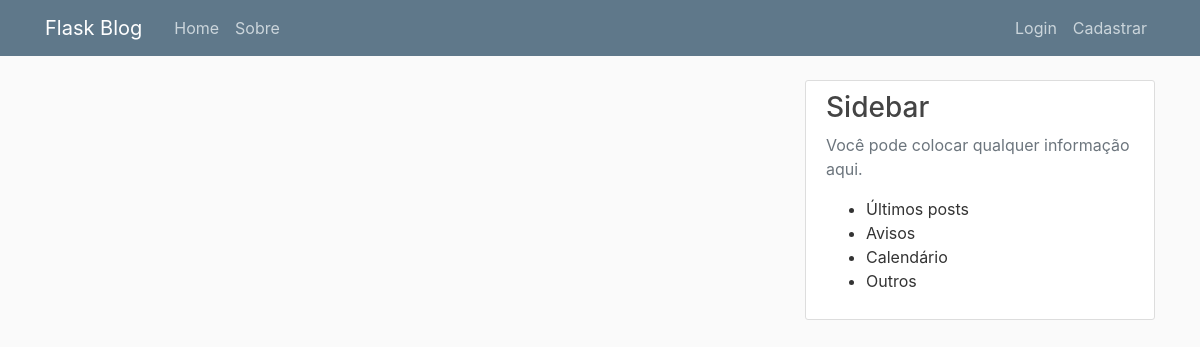
/home, run on an earlier commit of the app's database.
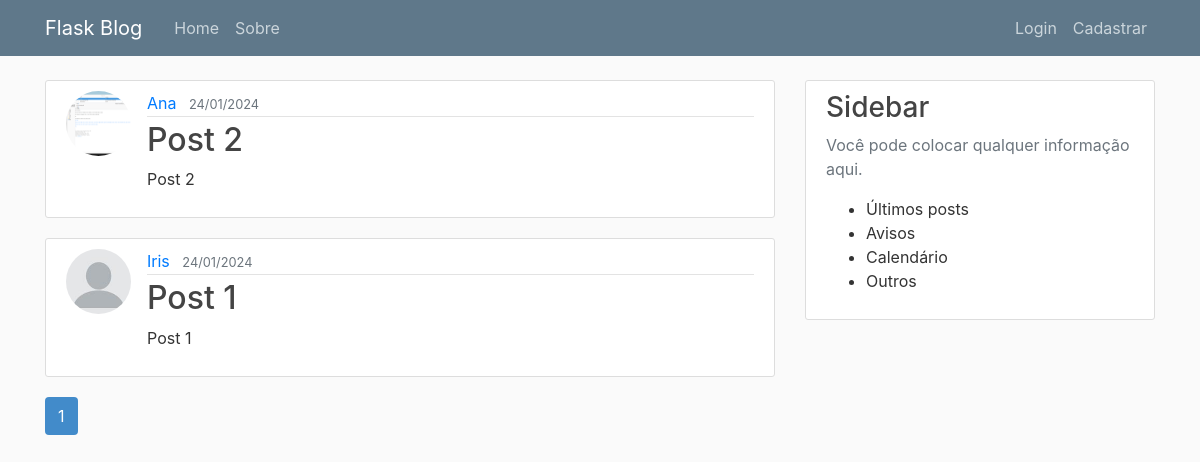
And on a later commit of the database.
### flaskblog/models.py (models this page shows, shortened)
class Post(db.Model):
    id = db.Column(db.Integer, primary_key=True)
    title = db.Column(db.String(100), nullable=False)
    date_posted = db.Column(db.DateTime, nullable=False, default=datetime.utcnow)
    content = db.Column(db.Text, nullable=False)
    user_id = db.Column(db.Integer, db.ForeignKey('user.id'), nullable=False)

class User(db.Model, UserMixin):
    id = db.Column(db.Integer, primary_key=True)
    username = db.Column(db.String(20), unique=True, nullable=False)
    email = db.Column(db.String(120), unique=True, nullable=False)
    image_file = db.Column(db.String(20), nullable=False, default='default.jpg')
    password = db.Column(db.String(60), nullable=False)
    posts = db.relationship('Post', backref='author', lazy=True)

### flaskblog/main/routes.py (the view)
@main.route("/")
@main.route("/home")
def home():
    page = request.args.get('page', 1, type=int)
    posts = Post.query.order_by(Post.date_posted.desc()).paginate(page=page, per_page=5)
    return render_template('home.html', posts=posts)

### flaskblog/templates/home.html
{% extends 'layout.html' %}
{% block content %}
    {% for post in posts.items %}
        <article class="media content-section">
            <img class="rounded-circle article-img" src="{{ url_for('static', filename='profile_pics/' + post.author.image_file) }}">
            <div class="media-body">
                <div class="article-metadata">
                    <a class="mr-2" href="{{ url_for('users.user_post', username=post.author.username) }}">{{ post.author.username }}</a>
                    <small class="text-muted">{{ post.date_posted.strftime('%d/%m/%Y') }}</small>
                </div>
                <h2><a class="article-title" href="{{ url_for('posts.post', post_id=post.id) }}">{{ post.title }}</a></h2>
                <p class="article-content">{{ post.content }}</p>
            </div>
        </article>
    {% endfor %}
    {% for page_num in posts.iter_pages(left_edge=1, right_edge=1, left_current=1, right_current=2) %}
        {% if page_num %}
            {% if posts.page == page_num %}
                <a class="btn btn-pagination mb-4" href="{{ url_for('main.home', page=page_num) }}">{{ page_num }}</a>
            {% else %}
                <a class="btn btn-pagination-current mb-4" href="{{ url_for('main.home', page=page_num) }}">{{ page_num }}</a>
            {% endif %}
            {% else %}
                ...
        {% endif %}
    {% endfor %}
{% endblock content %}

What changed in the data, as far as the page shows it:
added Post: image_file (picture), author.username "Ana", date_posted "24/01/2024", title "Post 2", content "Post 2"
added Post: image_file (picture), author.username "Iris", date_posted "24/01/2024", title "Post 1", content "Post 1"
Also different on the page:
new list line: "1"
